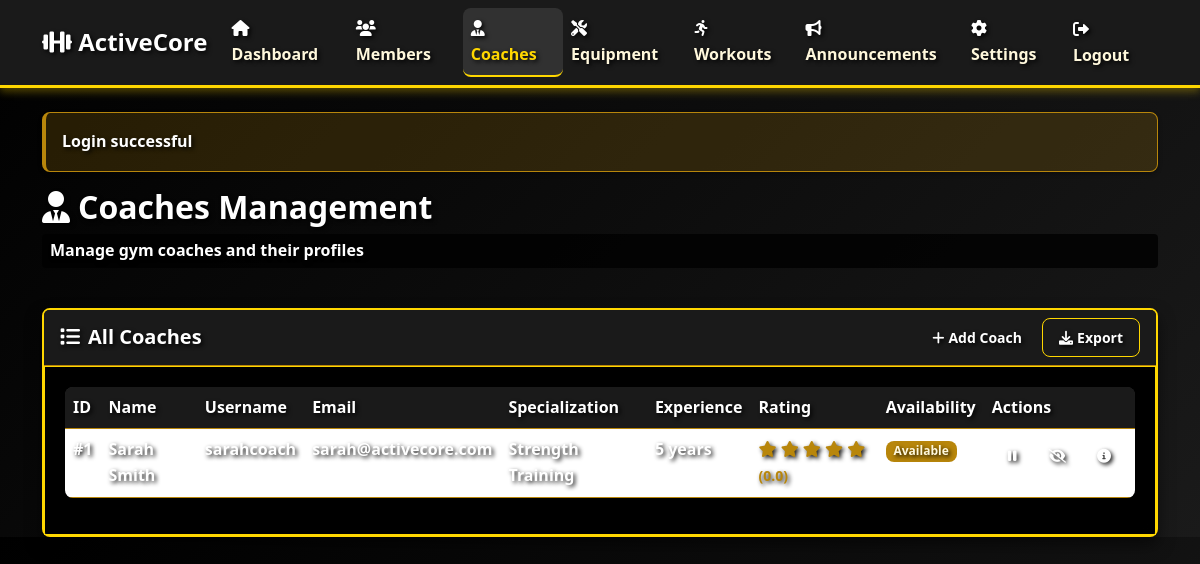
Page /views/admin/coaches.php (signed in) on the committed database.
### tables this page shows
CREATE TABLE coaches (
    coach_id INT PRIMARY KEY AUTO_INCREMENT,
    user_id INT UNIQUE NOT NULL,
    first_name VARCHAR(50) NOT NULL,
    last_name VARCHAR(50) NOT NULL,
    specialization VARCHAR(100),
    experience_years INT DEFAULT 0,
    rating DECIMAL(3,2) DEFAULT 0.00,
    phone VARCHAR(20),
    is_available BOOLEAN DEFAULT TRUE,
    FOREIGN KEY (user_id) REFERENCES users(user_id) ON DELETE CASCADE
);

CREATE TABLE users (
    user_id INT PRIMARY KEY AUTO_INCREMENT,
    username VARCHAR(50) UNIQUE NOT NULL,
    email VARCHAR(100) UNIQUE NOT NULL,
    password_hash VARCHAR(255) NOT NULL,
    user_type ENUM('member', 'coach', 'admin') NOT NULL,
    created_at TIMESTAMP DEFAULT CURRENT_TIMESTAMP,
    updated_at TIMESTAMP DEFAULT CURRENT_TIMESTAMP ON UPDATE CURRENT_TIMESTAMP,
    is_active BOOLEAN DEFAULT TRUE
);

### models/Coach.php (called while the page is built, shortened)
<?php
require_once __DIR__ . '/../config/database.php';
class Coach {
    private $conn;
    private $table_name = "coaches";
    public function __construct() {
        $database = new Database();
        $this->conn = $database->getConnection();
    }
    public function getAll($limit = 50, $offset = 0) {
        $query = "SELECT c.*, u.username, u.email, u.is_active
                 FROM " . $this->table_name . " c
                 JOIN users u ON c.user_id = u.user_id
                 ORDER BY c.first_name ASC
                 LIMIT :limit OFFSET :offset";
        $stmt = $this->conn->prepare($query);
        $stmt->bindParam(":limit", $limit, PDO::PARAM_INT);
        $stmt->bindParam(":offset", $offset, PDO::PARAM_INT);
        $stmt->execute();
        return $stmt->fetchAll(PDO::FETCH_ASSOC);
    }
}
?>

### views/admin/coaches.php (the view, shortened to what this page needs)
<?php
require_once __DIR__ . '/../../config/database.php';
require_once __DIR__ . '/../../models/Coach.php';
$coach = new Coach();
$coaches = $coach->getAll();
require_once __DIR__ . '/header.php';
?>
<div class="row mb-4">
    <div class="col-12">
        <h2 class="text-gold"><i class="fas fa-user-tie me-2"></i>Coaches Management</h2>
        <p class="text-light-gold">Manage gym coaches and their profiles</p>
    </div>
</div>
<div class="card bg-gray">
    <div class="card-header bg-dark-gray">
        <div class="d-flex justify-content-between align-items-center">
            <h5 class="mb-0 text-gold"><i class="fas fa-list me-2"></i>All Coaches</h5>
            <div>
                <button class="btn btn-sm btn-outline-success" onclick="addCoach()">
                    <i class="fas fa-plus me-1"></i>Add Coach
                </button>
                <button class="btn btn-sm btn-outline-primary" onclick="exportCoaches()">
                    <i class="fas fa-download me-1"></i>Export
                </button>
            </div>
        </div>
    </div>
    <div class="card-body">
                        <?php if (!empty($coaches)): ?>
                            <div class="table-responsive">
                                <table class="table table-hover" id="coachesTable">
                                    <thead>
                                        <tr>
                                            <th>ID</th>
                                            <th>Name</th>
                                            <th>Username</th>
                                            <th>Email</th>
                                            <th>Specialization</th>
                                            <th>Experience</th>
                                            <th>Rating</th>
                                            <th>Availability</th>
                                            <th>Actions</th>
                                        </tr>
                                    </thead>
                                    <tbody>
                                        <?php foreach ($coaches as $coach): ?>
                                            <tr>
                                                <td>#<?php echo $coach['coach_id']; ?></td>
                                                <td>
                                                    <?php echo htmlspecialchars($coach['first_name'] . ' ' . $coach['last_name']); ?>
                                                </td>
                                                <td><?php echo htmlspecialchars($coach['username']); ?></td>
                                                <td><?php echo htmlspecialchars($coach['email']); ?></td>
                                                <td><?php echo htmlspecialchars($coach['specialization'] ?? 'General'); ?></td>
                                                <td><?php echo $coach['experience_years']; ?> years</td>
                                                <td>
                                                    <div>
                                                        <?php for ($i = 1; $i <= 5; $i++): ?>
                                                            <i class="fas fa-star <?php echo $i <= $coach['rating'] ? 'text-warning' : 'text-muted'; ?>"></i>
                                                        <?php endfor; ?>
                                                        <small class="text-muted">(<?php echo number_format($coach['rating'], 1); ?>)</small>
                                                    </div>
                                                </td>
                                                <td>
                                                    <span class="badge bg-<?php echo $coach['is_available'] ? 'success' : 'secondary'; ?>">
                                                        <?php echo $coach['is_available'] ? 'Available' : 'Unavailable'; ?>
                                                    </span>
                                                </td>
                                                <td>
                                                    <div class="btn-group btn-group-sm">
                                                        <?php if ($coach['is_active']): ?>
                                                            <form method="POST" style="display: inline;">
                                                                <button type="submit" class="btn btn-sm btn-outline-warning" onclick="return confirm('Are you sure you want to deactivate this coach?')">
                                                                    <i class="fas fa-pause"></i>
                                                                </button>
                                                            </form>
                                                        <?php endif; ?>
                                                        <form method="POST" style="display: inline;">
                                                            <button type="submit" class="btn btn-sm btn-outline-<?php echo $coach['is_available'] ? 'info' : 'secondary'; ?>" title="<?php echo $coach['is_available'] ? 'Set Unavailable' : 'Set Available'; ?>">
                                                                <i class="fas fa-<?php echo $coach['is_available'] ? 'eye-slash' : 'eye'; ?>"></i>
                                                            </button>
                                                        </form>
                                                        <button class="btn btn-sm btn-outline-info" onclick="viewCoachDetails(<?php echo $coach['coach_id']; ?>)">
                                                            <i class="fas fa-info-circle"></i>
                                                        </button>
                                                    </div>
                                                </td>
                                            </tr>
                                        <?php endforeach; ?>
                                    </tbody>
                                </table>
                            </div>
                        <?php endif; ?>
                    </div>
                </div>
            </div>
<?php
require_once __DIR__ . '/footer.php';
?>

### assets/css/style.css (style rules this page uses)
* { color: #FFFFFF !important; text-shadow: 2px 2px 4px rgba(0,0,0,0.9) !important; }
:root { --primary-gold: #FFD700; --dark-gold: #B8860B; --light-gold: #FFF8DC; --black-bg: #000000; --dark-gray: #1a1a1a; --gray-bg: #2d2d2d; --light-gray: #f8f9fa; --white-text: #ffffff; --success-color: #28a745; --warning-color: #ffc107; --danger-color: #dc3545; --info-color: #17a2b8; --gradient-bg: linear-gradient(135deg, var(--black-bg) 0%, var(--dark-gray) 100%); --gold-gradient: linear-gradient(135deg, var(--primary-gold) 0%, var(--dark-gold) 100%); --shadow-sm: 0 2px 4px rgba(0,0,0,0.3); --shadow-md: 0 4px 8px rgba(0,0,0,0.3); --shadow-lg: 0 8px 16px rgba(0,0,0,0.3); --shadow-gold: 0 4px 8px rgba(255, 215, 0, 0.3); --border-radius: 8px; --transition: all 0.3s ease; }
* { margin: 0; padding: 0; box-sizing: border-box; }
body { font-family: 'Segoe UI', Tahoma, Geneva, Verdana, sans-serif; line-height: 1.6; color: var(--light-gold); background: var(--gradient-bg); }
.text-light-gold, .text-dark-gold, .text-gold, .card-text, .lead, p, h1, h2, h3, h4, h5, h6, .card-title, .navbar-brand, .display-4, .display-5, .btn, small, .badge, span, div, section, .card, .service-card { color: #FFFFFF !important; font-weight: 600 !important; }
.text-light-gold { color: #FFD700 !important; font-weight: 700 !important; background: rgba(0,0,0,0.8) !important; padding: 4px 8px !important; border-radius: 4px !important; }
.text-gold { color: #FFD700 !important; font-weight: 700 !important; }
.card { background: rgba(0,0,0,0.9) !important; border: 2px solid #FFD700 !important; box-shadow: 0 8px 16px rgba(0,0,0,0.5) !important; }
.card .card-body { background: rgba(0,0,0,0.8) !important; border: 1px solid #FFD700 !important; padding: 20px !important; }
.btn { color: #FFFFFF !important; font-weight: 600 !important; }
.badge { color: #FFFFFF !important; font-weight: 600 !important; }
.card { border: 1px solid var(--dark-gold); border-radius: var(--border-radius); box-shadow: var(--shadow-sm); transition: var(--transition); background-color: var(--gray-bg); color: var(--light-gold); }
.card-header { background-color: var(--dark-gray); border-bottom: 1px solid var(--dark-gold); font-weight: 600; color: var(--primary-gold); }
.card-body { color: var(--light-gold); }
.btn { border-radius: var(--border-radius); font-weight: 500; transition: var(--transition); border: none; padding: 0.5rem 1rem; }
.btn-outline-primary { background-color: transparent; color: var(--primary-gold); border: 1px solid var(--primary-gold); }
.badge { border-radius: var(--border-radius); font-weight: 500; }
.table { border-radius: var(--border-radius); overflow: hidden; background-color: var(--gray-bg); color: var(--light-gold); }
.table th { background-color: var(--dark-gray); border-top: none; font-weight: 600; color: var(--primary-gold); border-color: var(--dark-gold); }
.table td { border-color: var(--dark-gold); color: var(--light-gold); }
.text-gold { color: var(--primary-gold) !important; }
.text-light-gold { color: var(--light-gold) !important; }
.bg-dark-gray { background-color: var(--dark-gray) !important; }
.bg-gray { background-color: var(--gray-bg) !important; }

### views/admin/header.php (style rules this page uses)
.card-header h5, .card-body, .form-label, .form-control, .form-select, textarea, .btn, .alert, .input-group-text, .text-gold, .text-light-gold, h2, h3, h4, h5, h6, p, .nav-link, .navbar-brand { color: #FFFFFF !important; text-shadow: 2px 2px 4px rgba(0,0,0,0.9) !important; font-weight: 600 !important; }
.card { background: rgba(0,0,0,0.9) !important; border: 2px solid #FFD700 !important; }
.btn-outline-secondary, .btn-outline-warning { color: #FFFFFF !important; border-color: #FFD700 !important; }
:root { --primary-gold: #FFD700; --dark-gold: #B8860B; --light-gold: #FFF8DC; --black-bg: #000000; --dark-gray: #1a1a1a; --gray-bg: #2d2d2d; }
body { background-color: var(--black-bg); color: var(--light-gold); }
.card { background-color: var(--gray-bg); border: 1px solid var(--dark-gold); color: var(--light-gold); }
.card-header { background-color: var(--dark-gray); border-bottom: 1px solid var(--dark-gold); color: var(--primary-gold); }
.btn-outline-primary { border-color: var(--primary-gold); color: var(--primary-gold); }
.table { color: var(--light-gold); }
.table thead th { background-color: var(--dark-gray); color: var(--primary-gold); border-bottom: 1px solid var(--dark-gold); }
.badge { padding: 0.35em 0.65em; }
.bg-success { background-color: var(--dark-gold) !important; color: var(--light-gold) !important; }

### rows in the picture
coaches: coach_id "1", first_name+last_name "Sarah Smith", user.username "sarahcoach", user.email "sarah@activecore.com", specialization "Strength Training", experience_years "5", rating "0.0", is_available "Available"

### other values in the picture
$_SESSION['success'] "Login successful"
